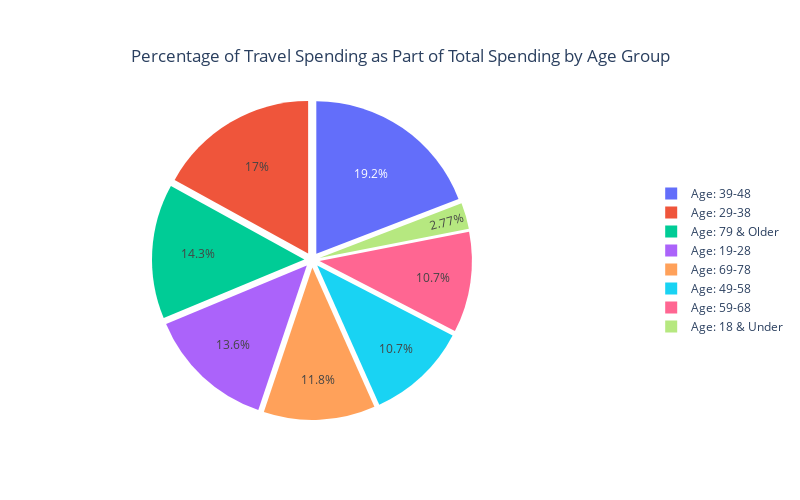

The notebook cell saved with this chart:
### Markdown cell above
### Markdown Note: JBrooks - the percentage of Travel spend against total spend by age group

### Code cell
import plotly.express as px

# Calculate total spending per age group
total_spending_by_age = df2.groupby('age_description')['amt'].sum().reset_index()

# Calculate travel spending per age group
travel_spending_by_age = df2[df2['category'] == 'travel'].groupby('age_description')['amt'].sum().reset_index()

# Merge both dataframes to calculate the percentage of travel spending
spending_comparison = pd.merge(travel_spending_by_age, total_spending_by_age, on='age_description', suffixes=('_travel', '_total'))

# Calculate the percentage of travel spending for each age group
spending_comparison['travel_percentage'] = (spending_comparison['amt_travel'] / spending_comparison['amt_total']) * 100

# Create a pie chart using plotly for the percentage of travel spending
fig = px.pie(
    spending_comparison, 
    values='travel_percentage', 
    names='age_description', 
    title="Percentage of Travel Spending as Part of Total Spending by Age Group",
    height=500, width=800
)

# Add a pull parameter to "explode" the slices
fig.update_traces(pull=[0.05] * len(spending_comparison))  # Pull each slice out by 5%

# Update layout to center title and adjust the pie chart position to the left
fig.update_layout(
    title={
        'text': "Percentage of Travel Spending as Part of Total Spending by Age Group",
        'y':0.90,  # position of the title from bottom to top (0-1 scale)
        'x':0.5,   # center the title horizontally
        'xanchor': 'center',
        'yanchor': 'top'
    },
    legend={
        'yanchor': 'middle',  # vertical centering
        'y': 0.5,             # legend is vertically centered
        'xanchor': 'left',     # move the legend to the right side
        'x': 1.3              # move the legend further right to avoid overlapping the pie chart
    },
    margin=dict(l=100)  # adds 100px left margin to move the pie chart to the left
)

# Display the chart
fig.show()

### Figure 1 — Plotly figure (JSON) as saved in the notebook; plotly's stock layout.template omitted (floating-point values rounded to 4 significant figures)
{"data": [{"domain": {"x": [0, 1], "y": [0, 1]}, "hovertemplate": "age_description=%{label}<br>travel_percentage=%{value}<extra></extra>", "labels": ["Age: 18 & Under", "Age: 19-28", "Age: 29-38", "Age: 39-48", "Age: 49-58", "Age: 59-68", "Age: 69-78", "Age: 79 & Older"], "legendgroup": "", "name": "", "pull": [0.05, 0.05, 0.05, 0.05, 0.05, 0.05, 0.05, 0.05], "showlegend": true, "type": "pie", "values": [0.9229, 4.516, 5.655, 6.374, 3.571, 3.552, 3.938, 4.755]}], "layout": {"height": 500, "legend": {"tracegroupgap": 0, "x": 1.3, "xanchor": "left", "y": 0.5, "yanchor": "middle"}, "margin": {"l": 100}, "title": {"text": "Percentage of Travel Spending as Part of Total Spending by Age Group", "x": 0.5, "xanchor": "center", "y": 0.9, "yanchor": "top"}, "width": 800}}
